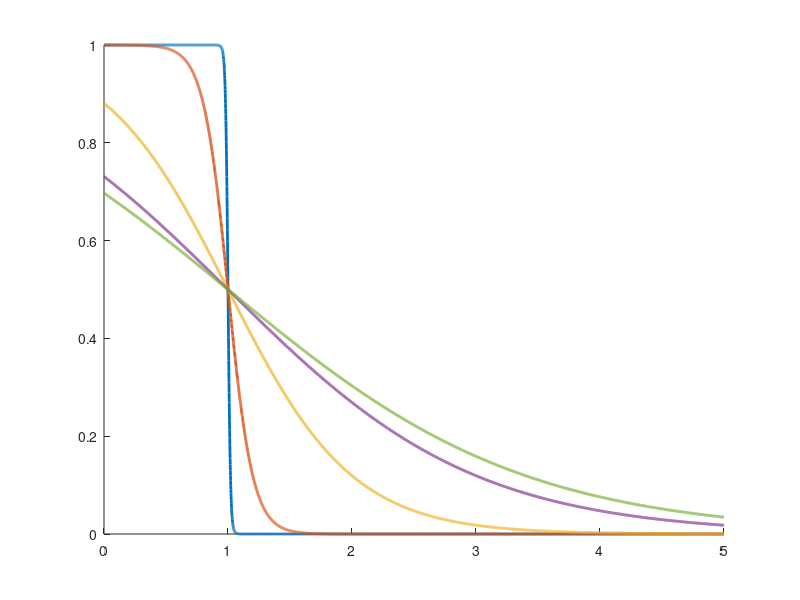

This chart was generated by the following MATLAB code: (Note: this script raises an error after producing the figure.)
%% plot fermi dirca distribution
% mu = eps_f chemical pot equal fermi energy
r_T = [0.01, 0.1, 0.5, 1, 1.2]; % ratio between T and T_f
% energy interval E = eps/eps_f
E = 0:0.001:5;
% Fermi dirac distr
%f = 1./(1 + exp(r_T (E-1))) 
figure();
for i=1:length(r_T)
    hold on;
    f = 1./(1 + exp( (E-1) ./ r_T(1,i)));
    pp = plot(E, f,'LineWidth',2);
    
end
plot_f('\fontsize{16}Fermi-Dirac Distribution with \mu=\epsilon_F', ...
    '\fontsize{16}\epsilon/\epsilon_F', ...
    '\fontsize{16}f', 15);

s= {['T_1 = ',num2str(r_T(1,1)),' T_F'],...
    ['T_2 = ',num2str(r_T(1,2)),' T_F'],...
    ['T_3 = ',num2str(r_T(1,3)),' T_F'],...
    ['T_4 = ',num2str(r_T(1,4)),' T_F'],...
    ['T_5 = ',num2str(r_T(1,5)),' T_F']};
legend_f(s)
%% plot FDD
file = 'temperature_mu';
m = importdata(file,',');
plot(m(:,1),m(:,2),'-');
plot_f('\fontsize{16}Chemical potential', ...
    '\fontsize{16}T/T_F', ...
    '\fontsize{16}\mu/\epsilon_F', 15)
%% 
r_T = [0.01, 0.1, 0.5, 1, 1.2];% ratio between T and T_f
mu = [0.99812, 0.987, 0.743, -0.022, -0.431];
% energy interval E = eps/eps_f
E = 0:0.001:5;
% Fermi dirac distr
%f = 1./(1 + exp(r_T (E-1))) 
figure();
for i=1:length(r_T)
    hold on;
    f = 1./(1 + exp( (E-mu(1,i)) ./ r_T(1,i)));
    pp = plot(E, f,'LineWidth',2);
    
end
plot_f('\fontsize{16}Fermi-Dirac Distribution', ...
    '\fontsize{16}\epsilon/\epsilon_F', ...
    '\fontsize{16}f', 15);

s= {['T_1 = ',num2str(r_T(1,1)),' T_F'],...
    ['T_2 = ',num2str(r_T(1,2)),' T_F'],...
    ['T_3 = ',num2str(r_T(1,3)),' T_F'],...
    ['T_4 = ',num2str(r_T(1,4)),' T_F'],...
    ['T_5 = ',num2str(r_T(1,5)),' T_F']};
legend_f(s)




